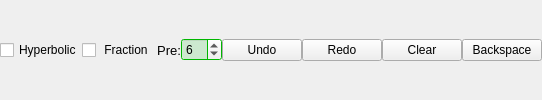
     <widget class="QFrame" name="frame_2">
      <property name="frameShape">
       <enum>QFrame::NoFrame</enum>
      </property>
      <property name="frameShadow">
       <enum>QFrame::Raised</enum>
      </property>
      <layout class="QHBoxLayout" name="horizontalLayout_4">
       <property name="spacing">
        <number>0</number>
       </property>
       <property name="leftMargin">
        <number>0</number>
       </property>
       <property name="topMargin">
        <number>0</number>
       </property>
       <property name="rightMargin">
        <number>0</number>
       </property>
       <property name="bottomMargin">
        <number>0</number>
       </property>
       <item>
        <layout class="QHBoxLayout" name="horizontalLayout_3">
         <item>
          <widget class="QCheckBox" name="checkBox_1">
           <property name="sizePolicy">
            <sizepolicy hsizetype="Minimum" vsizetype="Ignored">
             <horstretch>0</horstretch>
             <verstretch>0</verstretch>
            </sizepolicy>
           </property>
           <property name="acceptDrops">
            <bool>false</bool>
           </property>
           <property name="statusTip">
            <string>Use hyperbolic function</string>
           </property>
           <property name="text">
            <string>Hyperbolic</string>
           </property>
           <property name="checked">
            <bool>false</bool>
           </property>
           <property name="autoRepeat">
            <bool>false</bool>
           </property>
           <property name="autoExclusive">
            <bool>false</bool>
           </property>
           <property name="tristate">
            <bool>false</bool>
           </property>
          </widget>
         </item>
         <item>
          <widget class="QCheckBox" name="checkBox_2">
           <property name="sizePolicy">
            <sizepolicy hsizetype="Minimum" vsizetype="Ignored">
             <horstretch>0</horstretch>
             <verstretch>0</verstretch>
            </sizepolicy>
           </property>
           <property name="statusTip">
            <string>Display result by fraction</string>
           </property>
           <property name="text">
            <string> Fraction </string>
           </property>
          </widget>
         </item>
         <item>
          <widget class="QLabel" name="label">
           <property name="font">
            <font>
             <pointsize>10</pointsize>
            </font>
           </property>
           <property name="statusTip">
            <string>Display precision of the result</string>
           </property>
           <property name="text">
            <string>Pre:</string>
           </property>
           <property name="alignment">
            <set>Qt::AlignRight|Qt::AlignTrailing|Qt::AlignVCenter</set>
           </property>
           <property name="buddy">
            <cstring>spinBox</cstring>
           </property>
          </widget>
         </item>
         <item>
          <widget class="QSpinBox" name="spinBox">
           <property name="sizePolicy">
            <sizepolicy hsizetype="Minimum" vsizetype="Fixed">
             <horstretch>0</horstretch>
             <verstretch>0</verstretch>
            </sizepolicy>
           </property>
           <property name="palette">
            <palette>
             <active>
              <colorrole role="Base">
               <brush brushstyle="SolidPattern">
                <color alpha="255">
                 <red>204</red>
                 <green>232</green>
                 <blue>207</blue>
                </color>
               </brush>
              </colorrole>
              <colorrole role="Window">
               <brush brushstyle="SolidPattern">
                <color alpha="255">
                 <red>0</red>
                 <green>255</green>
                 <blue>0</blue>
                </color>
               </brush>
              </colorrole>
             </active>
             <inactive>
              <colorrole role="Base">
               <brush brushstyle="SolidPattern">
                <color alpha="255">
                 <red>204</red>
                 <green>232</green>
                 <blue>207</blue>
                </color>
               </brush>
              </colorrole>
              <colorrole role="Window">
               <brush brushstyle="SolidPattern">
                <color alpha="255">
                 <red>0</red>
                 <green>255</green>
                 <blue>0</blue>
                </color>
               </brush>
              </colorrole>
             </inactive>
             <disabled>
              <colorrole role="Base">
               <brush brushstyle="SolidPattern">
                <color alpha="255">
                 <red>0</red>
                 <green>255</green>
                 <blue>0</blue>
                </color>
               </brush>
              </colorrole>
              <colorrole role="Window">
               <brush brushstyle="SolidPattern">
                <color alpha="255">
                 <red>0</red>
                 <green>255</green>
                 <blue>0</blue>
                </color>
               </brush>
              </colorrole>
             </disabled>
            </palette>
           </property>
           <property name="statusTip">
            <string>precision (significant digit)</string>
           </property>
           <property name="minimum">
            <number>0</number>
           </property>
           <property name="maximum">
            <number>16</number>
           </property>
           <property name="value">
            <number>6</number>
           </property>
          </widget>
         </item>
        </layout>
       </item>
       <item>
        <layout class="QHBoxLayout" name="horizontalLayout_2">
         <item>
          <widget class="QPushButton" name="undo_pushButton">
           <property name="palette">
            <palette>
             <active>
              <colorrole role="ButtonText">
               <brush brushstyle="SolidPattern">
                <color alpha="255">
                 <red>0</red>
                 <green>0</green>
                 <blue>0</blue>
                </color>
               </brush>
              </colorrole>
             </active>
             <inactive>
              <colorrole role="ButtonText">
               <brush brushstyle="SolidPattern">
                <color alpha="255">
                 <red>0</red>
                 <green>0</green>
                 <blue>0</blue>
                </color>
               </brush>
              </colorrole>
             </inactive>
             <disabled>
              <colorrole role="ButtonText">
               <brush brushstyle="SolidPattern">
                <color alpha="255">
                 <red>120</red>
                 <green>120</green>
                 <blue>120</blue>
                </color>
               </brush>
              </colorrole>
             </disabled>
            </palette>
           </property>
           <property name="statusTip">
            <string>Undo the last operation</string>
           </property>
           <property name="styleSheet">
            <string notr="true"/>
           </property>
           <property name="text">
            <string>Undo</string>
           </property>
           <property name="icon">
            <iconset resource="../res/resource.qrc">
             <normaloff>:/calculator/image/Calculator/undo.png</normaloff>:/calculator/image/Calculator/undo.png</iconset>
           </property>
           <property name="shortcut">
            <string>Ctrl+Z</string>
           </property>
           <property name="autoDefault">
            <bool>true</bool>
           </property>
           <property name="default">
            <bool>false</bool>
           </property>
          </widget>
         </item>
         <item>
          <widget class="QPushButton" name="redo_pushButton">
           <property name="statusTip">
            <string>Redo the last operation</string>
           </property>
           <property name="text">
            <string>Redo</string>
           </property>
           <property name="icon">
            <iconset resource="../res/resource.qrc">
             <normaloff>:/calculator/image/Calculator/redo.png</normaloff>:/calculator/image/Calculator/redo.png</iconset>
           </property>
           <property name="shortcut">
            <string>Ctrl+Y</string>
           </property>
           <property name="autoDefault">
            <bool>true</bool>
           </property>
          </widget>
         </item>
         <item>
          <widget class="QPushButton" name="clear_pushButton">
           <property name="statusTip">
            <string>Clear expression and result</string>
           </property>
           <property name="text">
            <string>Clear</string>
           </property>
           <property name="icon">
            <iconset resource="../res/resource.qrc">
             <normaloff>:/calculator/image/Calculator/clear.png</normaloff>:/calculator/image/Calculator/clear.png</iconset>
           </property>
           <property name="autoDefault">
            <bool>true</bool>
           </property>
          </widget>
         </item>
         <item>
          <widget class="QPushButton" name="backspace_pushButton">
           <property name="statusTip">
            <string>Backspace</string>
           </property>
           <property name="text">
            <string>Backspace</string>
           </property>
           <property name="icon">
            <iconset resource="../res/resource.qrc">
             <normaloff>:/calculator/image/Calculator/go-previous.png</normaloff>:/calculator/image/Calculator/go-previous.png</iconset>
           </property>
           <property name="iconSize">
            <size>
             <width>16</width>
             <height>16</height>
            </size>
           </property>
           <property name="autoDefault">
            <bool>true</bool>
           </property>
          </widget>
         </item>
        </layout>
       </item>
      </layout>
     </widget>
